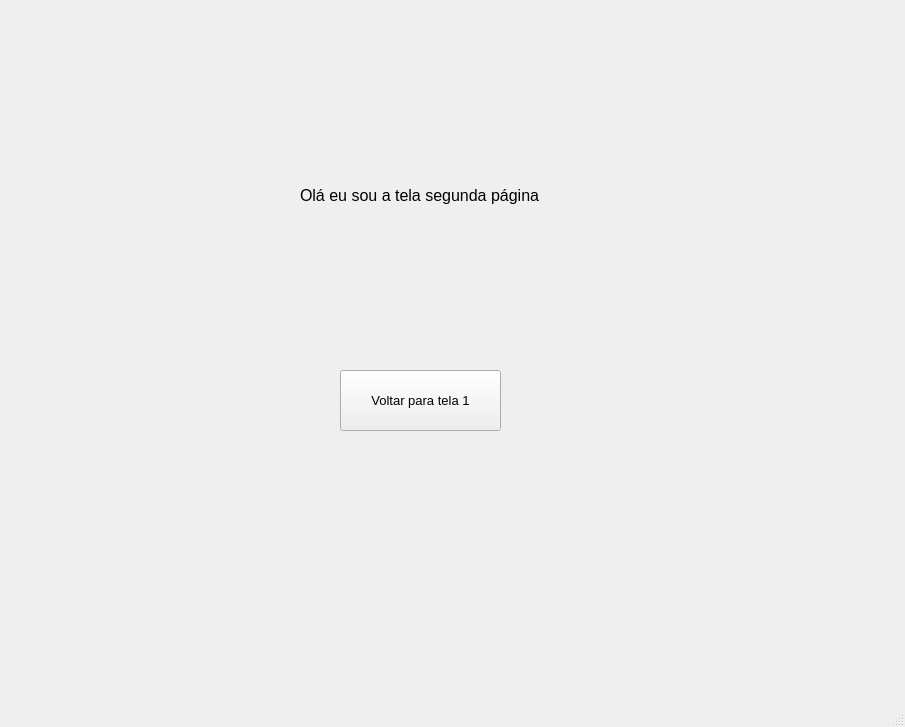
<?xml version="1.0" encoding="UTF-8"?>
<ui version="4.0">
 <class>MainWindow</class>
 <widget class="QMainWindow" name="MainWindow">
  <property name="geometry">
   <rect>
    <x>0</x>
    <y>0</y>
    <width>905</width>
    <height>727</height>
   </rect>
  </property>
  <property name="windowTitle">
   <string>MainWindow</string>
  </property>
  <widget class="QWidget" name="centralwidget">
   <widget class="QLabel" name="label">
    <property name="geometry">
     <rect>
      <x>300</x>
      <y>180</y>
      <width>261</width>
      <height>31</height>
     </rect>
    </property>
    <property name="font">
     <font>
      <pointsize>12</pointsize>
     </font>
    </property>
    <property name="text">
     <string>Olá eu sou a tela segunda página</string>
    </property>
    <property name="wordWrap">
     <bool>true</bool>
    </property>
   </widget>
   <widget class="QPushButton" name="pushButton">
    <property name="geometry">
     <rect>
      <x>340</x>
      <y>370</y>
      <width>161</width>
      <height>61</height>
     </rect>
    </property>
    <property name="font">
     <font>
      <pointsize>10</pointsize>
     </font>
    </property>
    <property name="text">
     <string>Voltar para tela 1</string>
    </property>
   </widget>
  </widget>
  <widget class="QMenuBar" name="menubar">
   <property name="geometry">
    <rect>
     <x>0</x>
     <y>0</y>
     <width>905</width>
     <height>21</height>
    </rect>
   </property>
  </widget>
  <widget class="QStatusBar" name="statusbar"/>
 </widget>
 <resources/>
 <connections/>
</ui>
